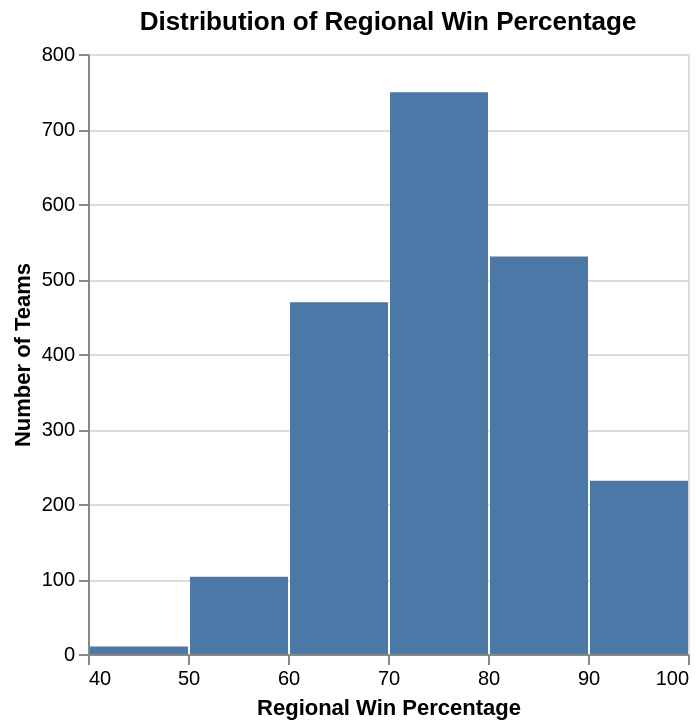

Notebook source saved alongside this figure:
### Code cell
plot1 = alt.Chart(data_filtered).mark_bar().encode(
    x=alt.X("reg_wins_pct:Q", bin=True, title="Regional Win Percentage"),
    y=alt.Y("count():Q", title="Number of Teams")
).properties(
    title="Distribution of Regional Win Percentage"
)

plot1

### Figure 1 — Vega-Lite specification as saved in the notebook (floating-point values rounded to 4 significant figures; data arrays with more than 128 entries replaced by an {"elided": "..."} marker saying what was removed)
{"config": {"view": {"continuousWidth": 300, "continuousHeight": 300}}, "data": {"name": "data-19be08c9205792982580165a251fac96"}, "mark": {"type": "bar"}, "encoding": {"x": {"bin": true, "field": "reg_wins_pct", "title": "Regional Win Percentage", "type": "quantitative"}, "y": {"aggregate": "count", "title": "Number of Teams", "type": "quantitative"}}, "title": "Distribution of Regional Win Percentage", "$schema": "https://vega.github.io/schema/vega-lite/v5.20.1.json", "datasets": {"data-19be08c9205792982580165a251fac96": {"elided": "2092 records"}}}
